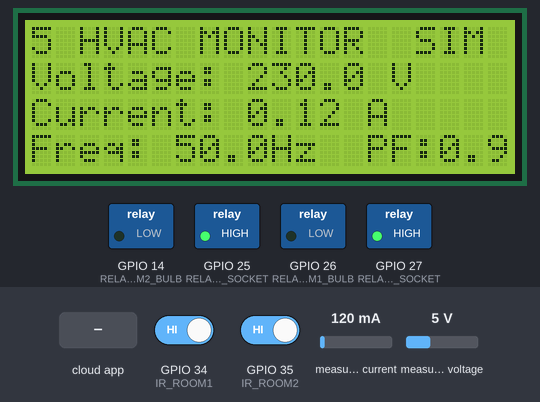
Bench run of a sketch on a simulated ESP32. Parts: 20×4 character LCD, switched loads named in the sketch (green lamp = pin HIGH). Inputs (shaded band) come from the test bench; at power-on: GPIO 34 (IR_ROOM1) HIGH, GPIO 35 (IR_ROOM2) HIGH, measured current 120 mA, measured voltage 5 V. WiFi joins after 1.5 s; servers stay silent unless stated; the Firebase database answers and starts empty; what the sketch prints to the serial monitor is not drawn.

Above: at 9.4 s.
9.5 s: GPIO 34 (IR_ROOM1) driven LOW
At 12.4 s:
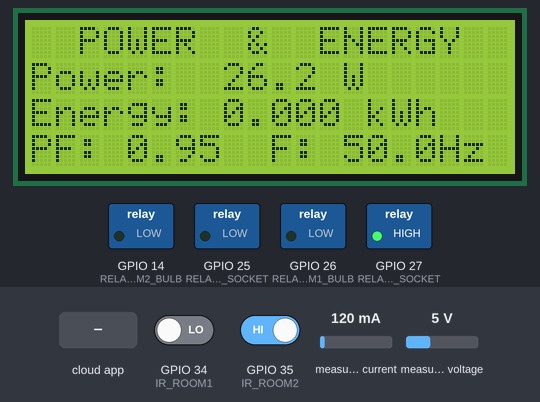
13.3 s: GPIO 35 (IR_ROOM2) driven LOW
At 15.6 s:
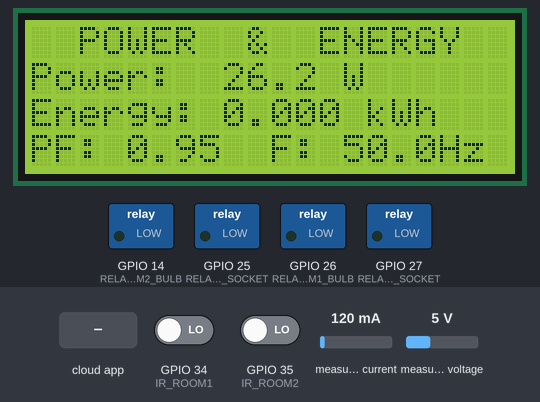
16.2 s: the phone or cloud app sets autoMode to 0
At 19.7 s:
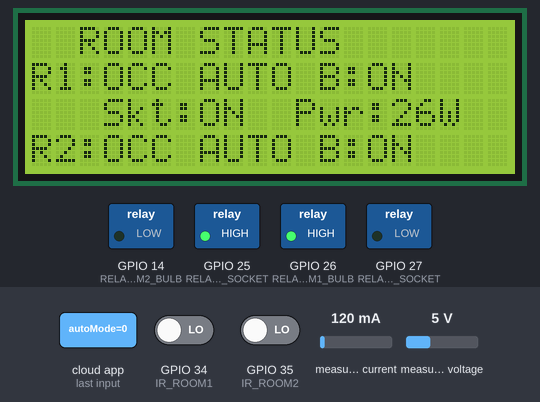
20.0 s: the phone or cloud app sets manualBulb to 1
At 22.3 s:
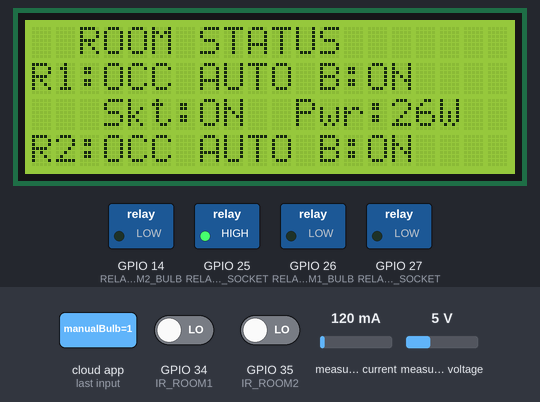
23.8 s: the phone or cloud app sets manualSocket to 1
At 25.8 s:
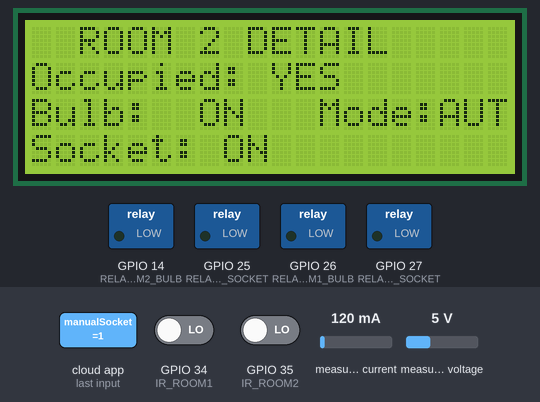
26.4 s: the phone or cloud app sets manualBulb to 0
At 42.3 s:
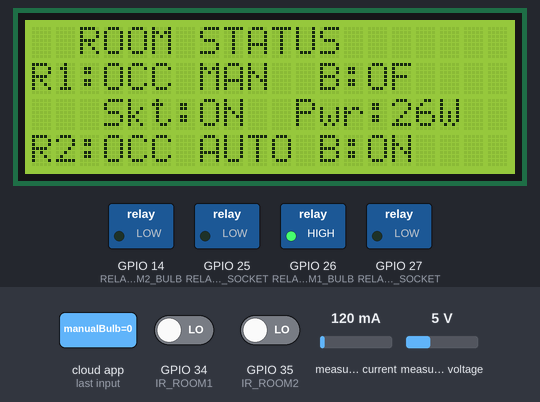
Timing chart, 0 to 43.8 s (numbered marks = the images above; inputs shaded):
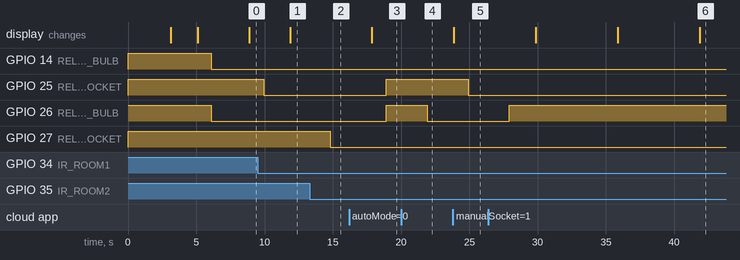

Measured:
- after the input at 9.5 s, GPIO 25 (RELAY_ROOM1_SOCKET): HIGH → LOW after 0.43 s
- after the input at 13.3 s, GPIO 27 (RELAY_ROOM2_SOCKET): HIGH → LOW after 1.5 s
- after the input at 16.2 s, GPIO 25 (RELAY_ROOM1_SOCKET), GPIO 26 (RELAY_ROOM1_BULB): LOW → HIGH after 2.7 s
- after the input at 20.0 s, GPIO 26 (RELAY_ROOM1_BULB): HIGH → LOW after 1.9 s
- after the input at 23.8 s, GPIO 25 (RELAY_ROOM1_SOCKET): HIGH → LOW after 1.1 s
- after the input at 26.4 s, GPIO 26 (RELAY_ROOM1_BULB): LOW → HIGH after 1.5 s; the display: first differs from a run without the input after 15.5 s (image 6)

The sketch:

hvac_esp32_firmware-1.ino
```cpp
#include <WiFi.h>
#include <Firebase_ESP_Client.h>
#include "addons/TokenHelper.h"
#include "addons/RTDBHelper.h"
#include <PZEM004Tv30.h>
#include <Wire.h>
#include <LiquidCrystal_I2C.h>

// ============================================================
// CONFIGURATION
// ============================================================
#define WIFI_SSID       "Simbarashe"
#define WIFI_PASSWORD   "simba12@"
#define FIREBASE_URL    "https://hvacsystem-efaf3-default-rtdb.firebaseio.com"
#define FIREBASE_API    "AIzaSyAblAKHcGvvDZyVnnK-aOMnyuEvB6sSRA4"

// ============================================================
// PIN DEFINITIONS
// ============================================================
#define IR_ROOM1        34    // IR sensor Room 1
#define IR_ROOM2        35    // IR sensor Room 2

#define RELAY_ROOM1_BULB    26
#define RELAY_ROOM1_SOCKET  25
#define RELAY_ROOM2_BULB    14
#define RELAY_ROOM2_SOCKET  27

#define PZEM_RX         16
#define PZEM_TX         17

#define LCD_ADDR        0x27
#define LCD_COLS        20
#define LCD_ROWS        4

// ============================================================
// TIMING CONSTANTS
// ============================================================
#define FIREBASE_INTERVAL   3000
#define PZEM_INTERVAL       2000
#define LCD_REFRESH         1000
#define OCCUPANCY_TIMEOUT   30000  // 30 seconds no detection → socket OFF

// ============================================================
// OBJECTS
// ============================================================
HardwareSerial pzemSerial(2);
PZEM004Tv30 pzem(pzemSerial, PZEM_RX, PZEM_TX);
LiquidCrystal_I2C lcd(LCD_ADDR, LCD_COLS, LCD_ROWS);
FirebaseData fbdo;
FirebaseData fbdoStream;
FirebaseAuth auth;
FirebaseConfig fbConfig;

// ============================================================
// STATE VARIABLES
// ============================================================
bool room1AutoMode      = true;
bool room2AutoMode      = true;

bool room1BulbManual    = false;
bool room1SocketManual  = false;
bool room2BulbManual    = false;
bool room2SocketManual  = false;

bool room1Occupied      = false;
bool room2Occupied      = false;
unsigned long room1LastDetection = 0;
unsigned long room2LastDetection = 0;

// IR edge detection
bool lastIR1State = false;
bool lastIR2State = false;

bool relay_r1_bulb      = false;
bool relay_r1_socket    = false;
bool relay_r2_bulb      = false;
bool relay_r2_socket    = false;

float voltage    = 0;
float current    = 0;
float power      = 0;
float energy     = 0;
float frequency  = 0;
float pf         = 0;

unsigned long lastFirebaseTime = 0;
unsigned long lastPzemTime     = 0;
unsigned long lastLcdTime      = 0;
unsigned long lastIRPrint      = 0;
uint8_t lcdPage = 0;

const String BASE = "/hvac/";

// ============================================================
// RELAY HELPER
// ============================================================
void setRelay(uint8_t pin, bool state) {
  digitalWrite(pin, state ? LOW : HIGH);
}

// ============================================================
// APPLY ROOM LOGIC
// ============================================================
void applyRoomControl() {
  if (room1AutoMode) {
    relay_r1_bulb   = true;           // Bulb always ON
    relay_r1_socket = room1Occupied;  // Socket follows IR detection
  } else {
    relay_r1_bulb   = room1BulbManual;
    relay_r1_socket = room1SocketManual;
  }

  if (room2AutoMode) {
    relay_r2_bulb   = true;           // Bulb always ON
    relay_r2_socket = room2Occupied;  // Socket follows IR detection
  } else {
    relay_r2_bulb   = room2BulbManual;
    relay_r2_socket = room2SocketManual;
  }

  setRelay(RELAY_ROOM1_BULB,   relay_r1_bulb);
  setRelay(RELAY_ROOM1_SOCKET, relay_r1_socket);
  setRelay(RELAY_ROOM2_BULB,   relay_r2_bulb);
  setRelay(RELAY_ROOM2_SOCKET, relay_r2_socket);
}

// ============================================================
// READ IR SENSORS
// IR sensors output LOW when they detect something
// and HIGH when nothing is detected (active low)
// Uses edge detection to catch each detection event
// Socket turns OFF after 30 seconds of no detection
// ============================================================
void readIR() {
  unsigned long now = millis();

  // Read IR sensors — active LOW means LOW = detected
  bool ir1Detected = (digitalRead(IR_ROOM1) == LOW);
  bool ir2Detected = (digitalRead(IR_ROOM2) == LOW);

  // Print every 500ms
  if (now - lastIRPrint >= 500) {
    lastIRPrint = now;
    Serial.print("[IR1]: ");
    Serial.print(ir1Detected ? "DETECTED" : "clear   ");
    Serial.print("  [IR2]: ");
    Serial.println(ir2Detected ? "DETECTED" : "clear   ");
    Serial.print("[R1 Socket]: ");
    Serial.print(room1Occupied ? "ON " : "OFF");
    Serial.print("  [R2 Socket]: ");
    Serial.println(room2Occupied ? "ON " : "OFF");
  }

  // IR1 — detection resets the 30 second countdown
  if (ir1Detected) {
    room1Occupied      = true;
    room1LastDetection = now;
    if (!lastIR1State) {
      Serial.println("[IR1] Detection - Socket ON");
    }
  }
  // No detection for 30 seconds → socket OFF
  if ((now - room1LastDetection) > OCCUPANCY_TIMEOUT) {
    if (room1Occupied) {
      Serial.println("[IR1] 30s timeout - Socket OFF");
    }
    room1Occupied = false;
  }

  // IR2 — detection resets the 30 second countdown
  if (ir2Detected) {
    room2Occupied      = true;
    room2LastDetection = now;
    if (!lastIR2State) {
      Serial.println("[IR2] Detection - Socket ON");
    }
  }
  // No detection for 30 seconds → socket OFF
  if ((now - room2LastDetection) > OCCUPANCY_TIMEOUT) {
    if (room2Occupied) {
      Serial.println("[IR2] 30s timeout - Socket OFF");
    }
    room2Occupied = false;
  }

  // Save states for next loop
  lastIR1State = ir1Detected;
  lastIR2State = ir2Detected;
}

// ============================================================
// READ PZEM
// ============================================================
void readPZEM() {
  float v   = pzem.voltage();
  float c   = pzem.current();
  float p   = pzem.power();
  float e   = pzem.energy();
  float f   = pzem.frequency();
  float pfv = pzem.pf();

  if (!isnan(v))   voltage   = v;
  if (!isnan(c))   current   = c;
  if (!isnan(p))   power     = p;
  if (!isnan(e))   energy    = e;
  if (!isnan(f))   frequency = f;
  if (!isnan(pfv)) pf        = pfv;
}

// ============================================================
// LCD DISPLAY
// ============================================================
void updateLCD() {
  lcd.clear();
  switch (lcdPage) {
    case 0:
      lcd.setCursor(0, 0);
      lcd.print("  HVAC MONITOR  SIM ");
      lcd.setCursor(0, 1);
      lcd.print("Voltage: ");
      lcd.print(voltage, 1);
      lcd.print(" V   ");
      lcd.setCursor(0, 2);
      lcd.print("Current: ");
      lcd.print(current, 2);
      lcd.print(" A  ");
      lcd.setCursor(0, 3);
      lcd.print("Freq: ");
      lcd.print(frequency, 1);
      lcd.print("Hz  PF:");
      lcd.print(pf, 2);
      break;

    case 1:
      lcd.setCursor(0, 0);
      lcd.print("  POWER  &  ENERGY  ");
      lcd.setCursor(0, 1);
      lcd.print("Power:  ");
      lcd.print(power, 1);
      lcd.print(" W     ");
      lcd.setCursor(0, 2);
      lcd.print("Energy: ");
      lcd.print(energy, 3);
      lcd.print(" kWh");
      lcd.setCursor(0, 3);
      lcd.print("PF: ");
      lcd.print(pf, 2);
      lcd.print("  F: ");
      lcd.print(frequency, 1);
      lcd.print("Hz");
      break;

    case 2:
      lcd.setCursor(0, 0);
      lcd.print("  ROOM STATUS       ");
      lcd.setCursor(0, 1);
      lcd.print("R1:");
      lcd.print(room1Occupied ? "OCC" : "EMP");
      lcd.print(room1AutoMode ? " AUTO" : " MAN ");
      lcd.print(" B:");
      lcd.print(relay_r1_bulb ? "ON" : "OF");
      lcd.setCursor(0, 2);
      lcd.print("   Skt:");
      lcd.print(relay_r1_socket ? "ON " : "OFF");
      lcd.print(" Pwr:");
      lcd.print(power, 0);
      lcd.print("W");
      lcd.setCursor(0, 3);
      lcd.print("R2:");
      lcd.print(room2Occupied ? "OCC" : "EMP");
      lcd.print(room2AutoMode ? " AUTO" : " MAN ");
      lcd.print(" B:");
      lcd.print(relay_r2_bulb ? "ON" : "OF");
      break;

    case 3:
      lcd.setCursor(0, 0);
      lcd.print("  ROOM 2 DETAIL     ");
      lcd.setCursor(0, 1);
      lcd.print("Occupied: ");
      lcd.print(room2Occupied ? "YES" : "NO ");
      lcd.setCursor(0, 2);
      lcd.print("Bulb:  ");
      lcd.print(relay_r2_bulb ? "ON " : "OFF");
      lcd.print("  Mode:");
      lcd.print(room2AutoMode ? "AUTO" : "MAN ");
      lcd.setCursor(0, 3);
      lcd.print("Socket: ");
      lcd.print(relay_r2_socket ? "ON " : "OFF");
      break;
  }
  lcdPage = (lcdPage + 1) % 4;
}

// ============================================================
// FIREBASE WRITE
// ============================================================
void firebaseWrite() {
  if (!Firebase.ready()) return;

  Firebase.RTDB.setFloat(&fbdo, BASE + "pzem/voltage",      voltage);
  Firebase.RTDB.setFloat(&fbdo, BASE + "pzem/current",      current);
  Firebase.RTDB.setFloat(&fbdo, BASE + "pzem/power",        power);
  Firebase.RTDB.setFloat(&fbdo, BASE + "pzem/energy",       energy);
  Firebase.RTDB.setFloat(&fbdo, BASE + "pzem/frequency",    frequency);
  Firebase.RTDB.setFloat(&fbdo, BASE + "pzem/pf",           pf);
  Firebase.RTDB.setBool(&fbdo,  BASE + "room1/occupied",    room1Occupied);
  Firebase.RTDB.setBool(&fbdo,  BASE + "room2/occupied",    room2Occupied);
  Firebase.RTDB.setBool(&fbdo,  BASE + "room1/bulbState",   relay_r1_bulb);
  Firebase.RTDB.setBool(&fbdo,  BASE + "room1/socketState", relay_r1_socket);
  Firebase.RTDB.setBool(&fbdo,  BASE + "room2/bulbState",   relay_r2_bulb);
  Firebase.RTDB.setBool(&fbdo,  BASE + "room2/socketState", relay_r2_socket);
}

// ============================================================
// FIREBASE READ
// ============================================================
void firebaseRead() {
  if (!Firebase.ready()) return;

  if (Firebase.RTDB.getBool(&fbdo, BASE + "room1/autoMode"))
    room1AutoMode = fbdo.boolData();
  if (Firebase.RTDB.getBool(&fbdo, BASE + "room2/autoMode"))
    room2AutoMode = fbdo.boolData();
  if (Firebase.RTDB.getBool(&fbdo, BASE + "room1/manualBulb"))
    room1BulbManual = fbdo.boolData();
  if (Firebase.RTDB.getBool(&fbdo, BASE + "room1/manualSocket"))
    room1SocketManual = fbdo.boolData();
  if (Firebase.RTDB.getBool(&fbdo, BASE + "room2/manualBulb"))
    room2BulbManual = fbdo.boolData();
  if (Firebase.RTDB.getBool(&fbdo, BASE + "room2/manualSocket"))
    room2SocketManual = fbdo.boolData();
}

// ============================================================
// FIREBASE INIT
// ============================================================
void firebaseInit() {
  Firebase.RTDB.setBool(&fbdo, BASE + "room1/autoMode",     true);
  Firebase.RTDB.setBool(&fbdo, BASE + "room2/autoMode",     true);
  Firebase.RTDB.setBool(&fbdo, BASE + "room1/manualBulb",   false);
  Firebase.RTDB.setBool(&fbdo, BASE + "room1/manualSocket", false);
  Firebase.RTDB.setBool(&fbdo, BASE + "room2/manualBulb",   false);
  Firebase.RTDB.setBool(&fbdo, BASE + "room2/manualSocket", false);
  Serial.println("[Firebase] Defaults written.");
}

// ============================================================
// SETUP
// ============================================================
void setup() {
  Serial.begin(115200);

  pinMode(RELAY_ROOM1_BULB,   OUTPUT); digitalWrite(RELAY_ROOM1_BULB,   HIGH);
  pinMode(RELAY_ROOM1_SOCKET, OUTPUT); digitalWrite(RELAY_ROOM1_SOCKET, HIGH);
  pinMode(RELAY_ROOM2_BULB,   OUTPUT); digitalWrite(RELAY_ROOM2_BULB,   HIGH);
  pinMode(RELAY_ROOM2_SOCKET, OUTPUT); digitalWrite(RELAY_ROOM2_SOCKET, HIGH);

  // IR sensors use INPUT_PULLUP because they are active LOW
  pinMode(IR_ROOM1, INPUT_PULLUP);
  pinMode(IR_ROOM2, INPUT_PULLUP);

  Wire.begin();
  lcd.init();
  lcd.backlight();
  lcd.setCursor(3, 0);
  lcd.print("HVAC MONITOR");
  lcd.setCursor(4, 1);
  lcd.print("by Simba");
  lcd.setCursor(1, 2);
  lcd.print("Connecting WiFi...");
  delay(1500);

  WiFi.begin(WIFI_SSID, WIFI_PASSWORD);
  Serial.print("[WiFi] Connecting");
  int tries = 0;
  while (WiFi.status() != WL_CONNECTED && tries < 30) {
    delay(500); Serial.print("."); tries++;
  }

  if (WiFi.status() == WL_CONNECTED) {
    Serial.println("\n[WiFi] Connected: " + WiFi.localIP().toString());
    lcd.setCursor(0, 3);
    lcd.print("WiFi OK: ");
    lcd.print(WiFi.localIP().toString().substring(0, 10));
  } else {
    Serial.println("\n[WiFi] FAILED - running offline");
    lcd.setCursor(0, 3);
    lcd.print("WiFi FAILED - Offline");
  }
  delay(2000);
  lcd.clear();

  fbConfig.api_key               = FIREBASE_API;
  fbConfig.database_url          = FIREBASE_URL;
  fbConfig.token_status_callback = tokenStatusCallback;

  auth.user.email    = "simba@test.com";
  auth.user.password = "12345678";

  Firebase.begin(&fbConfig, &auth);
  Firebase.reconnectWiFi(true);

  unsigned long t = millis();
  while (!Firebase.ready() && (millis() - t) < 10000) delay(200);

  if (Firebase.ready()) {
    Serial.println("[Firebase] Connected.");
    firebaseInit();
  } else {
    Serial.println("[Firebase] Connection timeout.");
  }

  pzemSerial.begin(9600, SERIAL_8N1, PZEM_RX, PZEM_TX);
  Serial.println("[PZEM] Serial2 started.");
  Serial.println("[System] HVAC Monitor ready.");
}

// ============================================================
// LOOP
// ============================================================
void loop() {
  unsigned long now = millis();

  readIR();

  if (now - lastPzemTime >= PZEM_INTERVAL) {
    lastPzemTime = now;
    readPZEM();
    readIR();
  }

  applyRoomControl();

  if (now - lastFirebaseTime >= FIREBASE_INTERVAL) {
    lastFirebaseTime = now;
    readIR();
    firebaseRead();
    readIR();
    applyRoomControl();
    firebaseWrite();
  }

  if (now - lastLcdTime >= LCD_REFRESH * 4) {
    lastLcdTime = now;
    updateLCD();
  }
}
```
